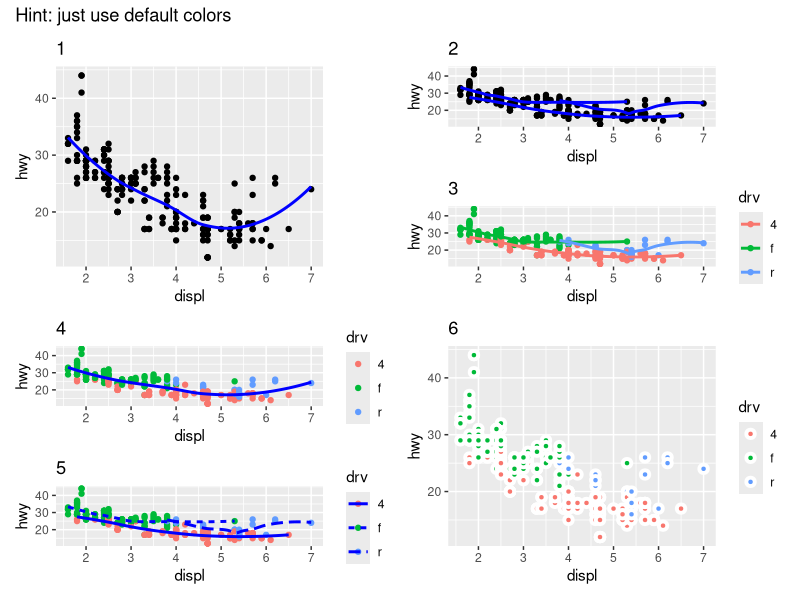

Here is the R script that generated this plot:
library(tidyverse)
library(patchwork)

p1 <- mpg %>%
  ggplot(aes(x=displ, y=hwy)) +
    geom_point() +
    geom_smooth(color="blue", se=FALSE) +
    labs(title = "1")

p2 <- mpg %>%
  ggplot(aes(x=displ, y=hwy)) +
  geom_point() +
  geom_smooth(color="blue", se=FALSE, aes(group = drv)) +
  labs(title = "2")

p3 <- mpg %>%
  ggplot(aes(x=displ, y=hwy, color=drv)) +
  geom_point() +
  geom_smooth(se=FALSE)+
  labs(title = "3")

p4 <- mpg %>%
  ggplot(aes(x=displ, y=hwy)) +
  geom_point(aes(color=drv)) +
  geom_smooth(se=FALSE, color="blue")+
  labs(title = "4")

p5 <- mpg %>%
  ggplot(aes(x=displ, y=hwy)) +
  geom_point(aes(color=drv)) +
  geom_smooth(se=FALSE, color="blue",
              aes(linetype = drv))+
  labs(title = "5")

p6 <- mpg %>%
  ggplot(aes(x=displ, y=hwy)) +
  geom_point(shape = 21,
             aes(fill=drv), color="white", stroke=2)+
  labs(title = "6")

p1 + p2 / p3 + p4 / p5 + p6 +
  plot_annotation(title = "Hint: just use default colors")

